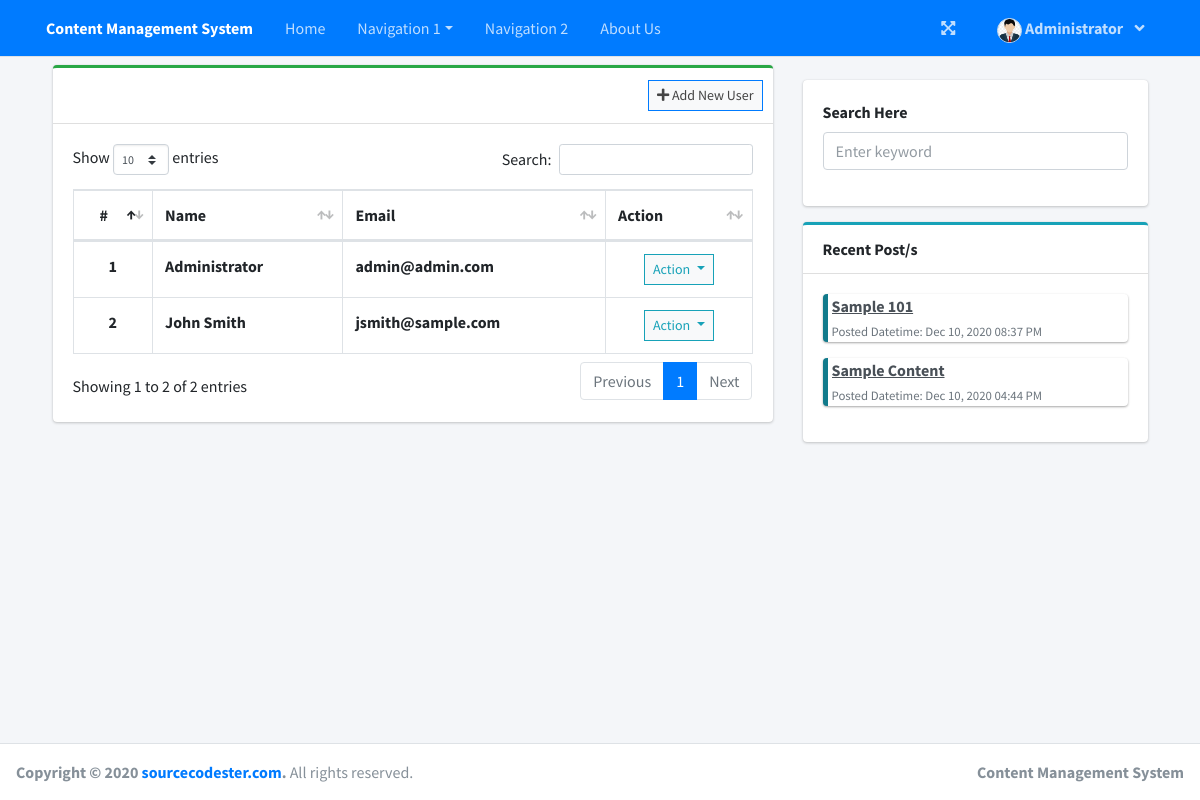
The page /index.php?page=user_list (signed in) on the database its author committed.
### tables this page shows
CREATE TABLE `categories` (
  `id` int(30) NOT NULL,
  `category` varchar(200) NOT NULL,
  `link` text NOT NULL,
  `type` int(1) NOT NULL DEFAULT 1 COMMENT '1=content, 2= list-page',
  `order_by` int(30) NOT NULL,
  `is_root` tinyint(1) NOT NULL DEFAULT 1,
  `parent_id` int(30) NOT NULL,
  `date_created` datetime NOT NULL DEFAULT current_timestamp()
);

CREATE TABLE `users` (
  `id` int(30) NOT NULL,
  `firstname` varchar(200) NOT NULL,
  `lastname` varchar(200) NOT NULL,
  `email` varchar(200) NOT NULL,
  `password` text NOT NULL,
  `type` int(1) NOT NULL DEFAULT 3 COMMENT '1=admin,2=author3=subscriber',
  `avatar` text NOT NULL DEFAULT 'no-image-available.png',
  `date_created` datetime NOT NULL DEFAULT current_timestamp()
);

CREATE TABLE `contents` (
  `id` int(30) NOT NULL,
  `title` text NOT NULL,
  `category_id` int(30) NOT NULL,
  `author_id` int(30) NOT NULL,
  `meta_keywords` text NOT NULL,
  `meta_description` text NOT NULL,
  `link` text NOT NULL,
  `banner_img` text NOT NULL,
  `date_created` datetime NOT NULL DEFAULT current_timestamp(),
  `date_modified` datetime DEFAULT NULL ON UPDATE current_timestamp()
);

### user_list.php (the view, shortened to what this page needs)
<?php include'db_connect.php' ?>
<div class="col-lg-12">
	<div class="card card-outline card-success">
		<div class="card-header">
			<div class="card-tools">
				<a class="btn btn-block btn-sm btn-default btn-flat border-primary" href="./index.php?page=new_user"><i class="fa fa-plus"></i> Add New User</a>
			</div>
		</div>
		<div class="card-body">
			<table class="table tabe-hover table-bordered" id="list">
				<thead>
					<tr>
						<th class="text-center">#</th>
						<th>Name</th>
						<th>Email</th>
						<th>Action</th>
					</tr>
				</thead>
				<tbody>
					<?php
					$i = 1;
					$qry = $conn->query("SELECT *,concat(firstname,' ',lastname) as name FROM users order by concat(firstname,' ',lastname) asc");
					while($row= $qry->fetch_assoc()):
					?>
					<tr>
						<th class="text-center"><?php echo $i++ ?></th>
						<td><b><?php echo ucwords($row['name']) ?></b></td>
						<td><b><?php echo $row['email'] ?></b></td>
						<td class="text-center">
							<button type="button" class="btn btn-default btn-sm btn-flat border-info wave-effect text-info dropdown-toggle" data-toggle="dropdown" aria-expanded="true">
		                      Action
		                    </button>
						</td>
					</tr>
				<?php endwhile; ?>
				</tbody>
			</table>
		</div>
	</div>
</div>

### index.php (shortened to what this page needs)
<!DOCTYPE html>
<html lang="en">
<?php
	include 'header.php'
?>
<body class="hold-transition layout-fixed layout-navbar-fixed layout-footer-fixed sidebar-collapse">
<div class="wrapper">
  <?php include 'topbar.php' ?>
  <div class="content-wrapper">
    <section class="content py-2">
      <div class="container">
      <div class="col-lg-12">
        <div class="row">
          <div class="col-md-8">
          <?php
            $page = isset($_GET['page']) ? $_GET['page'] : 'home';
            if(!file_exists($page.".php")){
                include '404.html';
            }else{
            include $page.'.php';
            }
          ?>
          </div>
          <div class="col-md-4"><?php include 'recent.php' ?></div>
        </div>
      </div>
      </div>
    </section>
  </div>
  <footer class="main-footer">
    <strong>Copyright &copy; 2020 <a href="https://www.sourcecodester.com/">sourcecodester.com</a>.</strong>
    All rights reserved.
    <div class="float-right d-none d-sm-inline-block">
      <b><?php echo $_SESSION['system']['name'] ?></b>
    </div>
  </footer>
</div>
</body>
</html>

### header.php (shortened to what this page needs)
<head>
  <link rel="stylesheet" href="assets/plugins/fontawesome-free/css/all.min.css">
  <link rel="stylesheet" href="assets/plugins/overlayScrollbars/css/OverlayScrollbars.min.css">
  <link rel="stylesheet" href="assets/plugins/datatables-bs4/css/dataTables.bootstrap4.min.css">
  <link rel="stylesheet" href="assets/plugins/datatables-responsive/css/responsive.bootstrap4.min.css">
  <link rel="stylesheet" href="assets/plugins/datatables-buttons/css/buttons.bootstrap4.min.css">
  <link rel="stylesheet" href="assets/plugins/select2/css/select2.min.css">
  <link rel="stylesheet" href="assets/plugins/select2-bootstrap4-theme/select2-bootstrap4.min.css">
  <link rel="stylesheet" href="assets/plugins/sweetalert2-theme-bootstrap-4/bootstrap-4.min.css">
  <link rel="stylesheet" href="assets/plugins/toastr/toastr.min.css">
  <link rel="stylesheet" href="assets/plugins/dropzone/min/dropzone.min.css">
  <link rel="stylesheet" href="assets/dist/css/jquery.datetimepicker.min.css">
  <link rel="stylesheet" href="assets/plugins/icheck-bootstrap/icheck-bootstrap.min.css">
  <link rel="stylesheet" href="assets/plugins/bootstrap4-toggle/css/bootstrap4-toggle.min.css">
  <link rel="stylesheet" href="assets/dist/css/adminlte.min.css">
  <link rel="stylesheet" href="assets/dist/css/styles.css">
  <link rel="stylesheet" href="assets/plugins/summernote/summernote-bs4.min.css">
</head>

### topbar.php (shortened to what this page needs)
  <nav class="main-header navbar navbar-expand navbar-primary navbar-dark ">
    <div class="container">
    <ul class="navbar-nav">
      <li>
        <a class="nav-link text-white"  href="./" role="button"> <large><b><?php echo $_SESSION['system']['name'] ?></b></large></a>
      </li>
      <li class="nav-item">
            <a href="./" class="nav-link">Home</a>
        </li>
      <?php
        $categories = $conn->query("SELECT * FROM categories order by order_by asc");
        $cats = array();
        while($row=$categories->fetch_assoc()){
          $cats[$row['parent_id']][]= $row;
        }
      ?>
      <?php if(count($cats) > 0 ): ?>
              <?php foreach($cats[0] as $k => $row): ?>
               <li class="nav-item position-relative <?php echo isset($cats[$row['id']]) ? 'dropdown-hover' : ''  ?>">
                  <a href="./<?php echo $row['link'] ?>" <?php echo isset($cats[$row['id']]) ? 'data-toggle="dropdown" aria-haspopup="true" aria-expanded="false" class="nav-link dropdown-toggle "' : ' class="nav-link"' ?>><?php echo $row['category'] ?></a>
               </li>
        <?php endforeach; ?>
        <?php endif; ?>
        <li class="nav-item">
            <a href="./index.php?page=about" class="nav-link">About Us</a>
        </li>
    </ul>
    <ul class="navbar-nav ml-auto">
      <li class="nav-item">
        <a class="nav-link" data-widget="fullscreen" href="#" role="button">
          <i class="fas fa-expand-arrows-alt"></i>
        </a>
      </li>
       <?php if(!isset($_SESSION['login_id'])): ?>
          <li class="nav-item">
            <a class="nav-link nav-login" href="login.php" id="login">
              <b>Signin</b>
            </a>
          </li>
        <?php else: ?>
     <li class="nav-item dropdown">
            <a class="nav-link"  data-toggle="dropdown" aria-expanded="true" href="javascript:void(0)">
              <span>
                <div class="d-felx badge-pill">
                  <span class=""><img src="assets/uploads/<?php echo $_SESSION['login_avatar'] ?>" alt="" class="user-img border "></span>
                  <span><b><?php echo ucwords($_SESSION['login_firstname']) ?></b></span>
                  <span class="fa fa-angle-down ml-2"></span>
                </div>
              </span>
            </a>
      </li>
<?php endif; ?>
    </ul>
    </div>
  </nav>

### recent.php (shortened to what this page needs)
<?php include 'db_connect.php' ?>
<div class="container-fluid" style="position:sticky;top:5rem">
    <div class="d-block w-100">
    <div class="card">
        <div class="card-body">
            <form action="" id="search_content">
                <div class="form-group">
                    <label for="search">Search Here</label>
                    <input type="search" name="search" class="form-control" placeholder="Enter keyword" value="<?php echo isset($_GET['s']) ? $_GET['s'] : '';  ?>" id="search">
                </div>
            </form>
        </div>
    </div>
        <div class="card card-outline card-info">
            <div class="card-header">
                <b>Recent Post/s</b>
            </div>
            <div class="card-body">
                <?php
                    $qry = $conn->query("SELECT * FROM contents order by unix_timestamp(date_created) desc limit 15");
                    while($row=$qry->fetch_assoc()):
                ?>
                    <div class="callout callout-info px-1 py-0">
                        <dl>
                            <dt class="truncate-1"><a target="_blank" href="./index.php?page=view&cid=<?php echo md5($row['id']) ?>"><?php echo $row['title'] ?></a></dt>
                            <dd><small class="text-muted">Posted Datetime: <?php echo date("M d, Y h:i A",strtotime($row['date_created'])) ?></small></dd>
                        </dl>
                    </div>
                <?php endwhile; ?>
            </div>
        </div>
    </div>
</div>

### topbar.php (style rules this page uses)
.user-img { border-radius: 50%; height: 25px; width: 25px; object-fit: cover; }

### rows shown on the page
categories: category "Navigation 1"
categories: category "Navigation 2"
users: name "Administrator", email "admin@admin.com"
users: name "John Smith", email "jsmith@sample.com"
contents: title "Sample 101", date_created "Dec 10, 2020 08:37 PM"
contents: title "Sample Content", date_created "Dec 10, 2020 04:44 PM"

### other values the page prints
$_SESSION['system']['name'] "Content Management System"
$_SESSION['login_firstname'] "Administrator"
